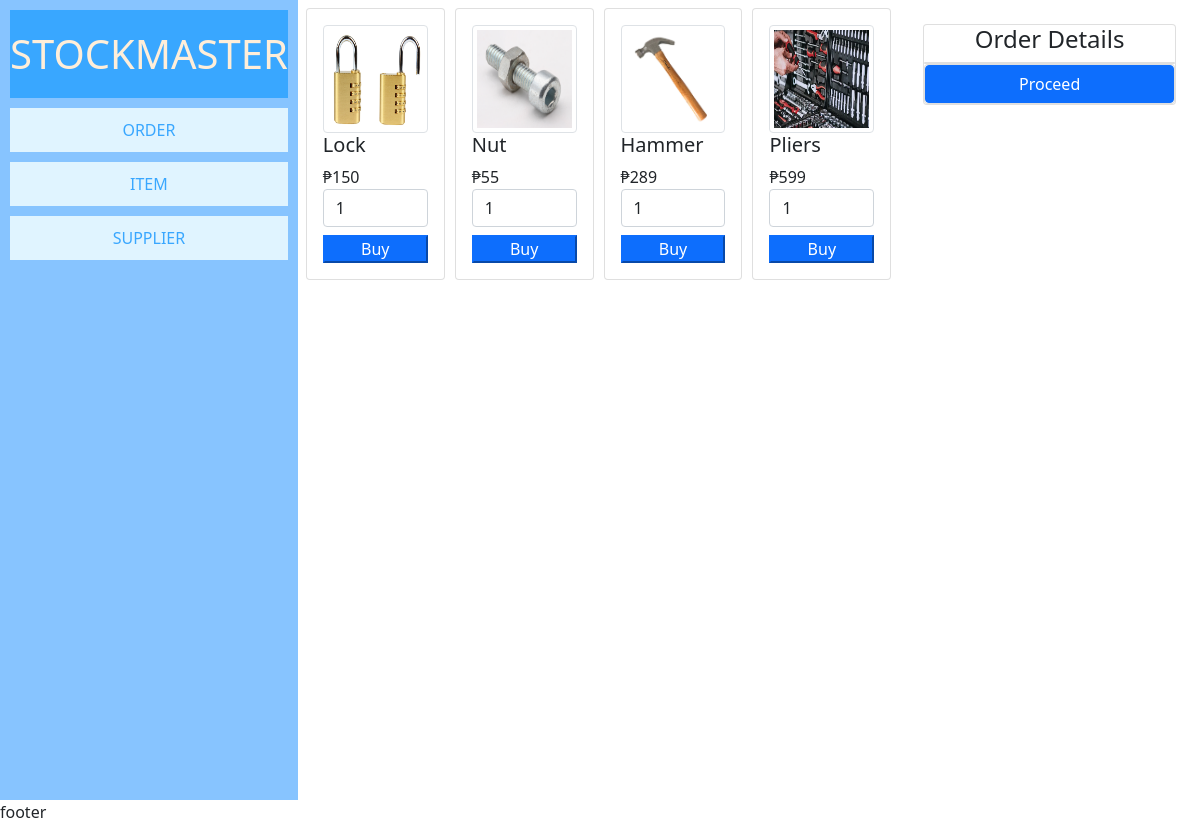
The page /pages/order.php on the database its author committed.
### tables this page shows
CREATE TABLE `item` (
  `item_id` int(11) NOT NULL,
  `item_name` varchar(255) NOT NULL,
  `image` varchar(255) NOT NULL,
  `unit_price` int(11) NOT NULL,
  `quantity` int(11) NOT NULL,
  `reorder_point` int(11) NOT NULL,
  `barcode` int(55) NOT NULL,
  `description` varchar(55) NOT NULL,
  `created_at` datetime NOT NULL DEFAULT current_timestamp(),
  `updated_at` datetime NOT NULL,
  `supplier_id` int(11) NOT NULL
);

### pages/order.php (the view, shortened to what this page needs)
<?php
    require '../source/code.php';
?>
<!DOCTYPE html>
<html lang="en">
<head>
</head>
<body>
    <div class="stock-container">
        <div class="side-nav">
            <h1 style="text-align:center;background-color: #39A7FF;color: #FFEED9;margin: 10px;padding: 20px 0">STOCKMASTER</h1>
            <div class="wrapper">
                <div><a href="order.php">ORDER</a></div>
                <div><a href="item.php">ITEM</a></div>
                <div><a href="supplier.php">SUPPLIER</a></div>
            </div>
        </div>
        <div class="main">
            <div class="container">
                <div class="row">
                    <div class="selection col-lg-8 p-2 flex-wrap">
                        <?php foreach($dataItem as $rowItem){ ?>
                        <div class="card-body card col-sm-12 w-100 h-100">
                            <img src="<?php echo $rowItem['image']; ?>" alt="Hammer" class="img-thumbnail h-50">
                            <h5 class="card-title item_name"><?php echo $rowItem['item_name']; ?></h5>
                            <span class="card-text">₱<?php echo $rowItem['unit_price']; ?></span>
                            <div class="form-group">
                                <input type="number" min="1" value="1" placeholder="quantity" class="form-control item_quantity">
                                <button class="btn-primary btn-block mt-2 w-100 btn_buy">Buy</button>
                            </div>
                        </div>
                        <?php } ?>
                    </div>
                    <div class="confirmation col-lg-4 p-2">
                        <div class="card-body">
                            <div class="card text-center">
                                <h4 class="card-title">Order Details</h4>
                                <div class="card">
                                </div>
                                <div class="card">
                                    <button type="button" class="btn btn-primary" id="btn_modal">
                                        Proceed
                                    </button>
                                </div>
                            </div>
                        </div>
                    </div>
                </div>
            </div>
        </div>
        <div class="footer">footer</div>
    </div>
</body>
</html>

### source/code.php (shortened to what this page needs)
<?php
    require '../connection/connection.php';
    echo '<script src="../api/datatables.js"></script>
    <link rel="stylesheet" href="../api/datatables.css">
    <script src="../api/bootstrap.js"></script>
    <link rel="stylesheet" href="../api/bootstrap.css">
    <link rel="stylesheet" href="../CSS/style.css">
    ';
?>
<?php
    $dataItem = [];
    $getItem = "SELECT * FROM item JOIN supplier ON item.supplier_id = supplier.supplier_id";
    $getItem = mysqli_query($conn, $getItem);
    while($rowItem = $getItem -> fetch_assoc()){
        $dataItem[] = $rowItem;
    }
?>

### api/datatables.css (style rules this page uses)
:root { --dt-row-selected: 13, 110, 253; --dt-row-selected-text: 255, 255, 255; --dt-row-selected-link: 9, 10, 11; --dt-row-stripe: 0, 0, 0; --dt-row-hover: 0, 0, 0; --dt-column-ordering: 0, 0, 0; --dt-html-background: white; }

### CSS/style.css (style rules this page uses)
* { margin: 0; padding: 0; box-sizing: border-box; }
.side-nav { grid-area: side-nav;max-width: 300px; }
.main { grid-area: main; }
.footer { grid-area: footer; }
.stock-container { display: grid; grid-template-areas: '. . . . . . . . . . .' 'side-nav main main main main main main main main main main' 'footer footer footer footer footer footer footer footer footer footer footer'; padding: 0; margin: 0; }
.side-nav { height: 100vh; width: auto; background-color: #87C4FF; }
.wrapper a { display: block; padding: 10px; background-color: #E0F4FF; color: #39A7FF; margin: 10px; text-align: center; text-decoration: none; font-weight: lighter; }

### pages/order.php (style rules this page uses)
.selection { display: grid; grid-template-columns: repeat(4,1fr); gap: 10px; justify-content: center; align-items: center; }

### rows shown on the page
item: image (picture), item_name "Lock", unit_price "150"
item: image (picture), item_name "Nut", unit_price "55"
item: image (picture), item_name "Hammer", unit_price "289"
item: image (picture), item_name "Pliers", unit_price "599"
